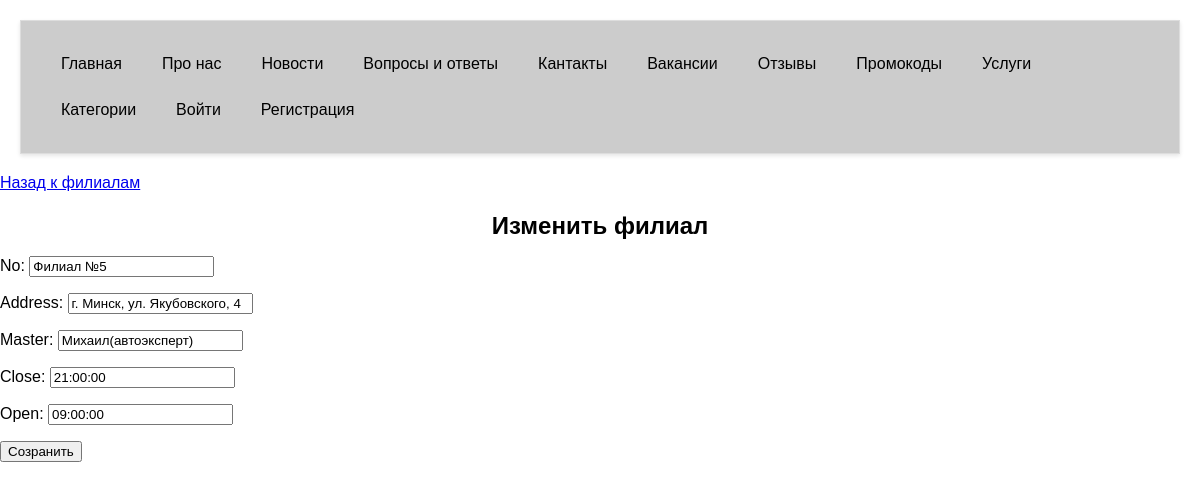
Page /departments/1/edit/ on the committed database.
### sto/models.py (models this page shows, shortened)
class Department(models.Model):
    no = models.CharField(max_length=255)
    address = models.CharField(max_length=255)
    master = models.CharField(max_length=255)
    open = models.TimeField(default='10:51:24.543425')
    close = models.TimeField(default='10:51:24.543425')

### sto/views.py (the view, shortened to what this page needs)
# urls.py: path('departments/<int:pk>/edit/',views.DepartmentUpdateView.as_view(), name='department_edit'),
class DepartmentUpdateView(View):
    def get(self, request, pk):
        department = get_object_or_404(Department, pk=pk)
        form = DepartmentForm(instance=department)
        return render(request, 'department_form.html', {'form': form, 'department': department})

### sto/views.py
class DepartmentForm(forms.ModelForm):
    class Meta:
        model = Department
        fields = ['no', 'address', 'master', 'close', 'open']

### sto/templates/department_form.html (shortened to what this page needs)
<!DOCTYPE html>
<html lang="ru">
<div class="navbar">
    <a href="{% url 'home' %}">Главная</a>
    <a href="{% url 'about' %}">Прo нас</a>
    <a href="{% url 'news' %}">Новости</a>
    <a href="{% url 'terms' %}">Вопросы и ответы</a>
    <a href="{% url 'contacts' %}">Кантакты</a>
    <a href="{% url 'vacancies' %}">Вакансии</a>
    <a href="{% url 'reviews' %}">Отзывы</a>
    <a href="{% url 'promocodes' %}">Промокоды</a>
    <a href="{% url 'cars' %}">Услуги</a>
    <a href="{% url 'catigories' %}">Категории</a>
    {% if user.is_authenticated %}
        {% if is_super %}
            <a href="{% url 'suppliers' %}">Поставщики</a>
            <a href="{% url 'departments' %}">Филиалы</a>
            <a href="{% url 'department_revenue_chart' %}">Графики выручки по филиалам</a>
            <a href="{% url 'pribor_stat' %}">Статистика по услугам</a>
            <a href="{% url 'clients' %}">Статистика клиентов</a>
            <a href="{% url 'sales' %}">Продаж</a>
            <a href="{% url 'logout' %}">Выйти</a>
        {% elif user.is_staff %}
            <a href="{% url 'suppliers' %}">Поставщики</a>
            <a href="{% url 'orders' %}">Заказы</a>
            <a href="{% url 'logout' %}">Выйти</a>
        {% else %}
            <a href="{% url 'departments' %}">Филиалы</a>
            <a href="{% url 'orders_list' user.id  %}">Мои заказы</a>
            <a href="{% url 'deteil_facts' %}">Факты</a>
            <a href="{% url 'logout' %}">Выйти</a>
        {% endif %}
    {% else %}
        <a href="{% url 'login' %}">Войти</a>
        <a href="{% url 'register' %}">Регистрация</a>
    {% endif %}
</div>
<head>
</head>
<body>
    <a href="{% url 'departments' %}">Назад к филиалам</a>
    <h1>{% if form.instance.pk %}Изменить филиал{% else %}Создать филиал{% endif %}</h1>
    <form method="post" enctype="multipart/form-data">
        {{ form.as_p }}
        <button type="submit">Созранить</button>
    </form>
</body>
</html>

### sto/templates/department_form.html (style rules this page uses)
body { font-family: Arial, sans-serif; margin: 0; padding: 0; }
.navbar { background-color: #333; background-color: #ccc; overflow: hidden; }
.navbar a { float: left; display: block; color: black; text-align: center; padding: 14px 20px; text-decoration: none; }
h1 { font-size: 24px; text-align: center; margin-top: 20px; }
div { margin: 20px; padding: 20px; background-color: #f9f9f9; border: 1px solid #ddd; box-shadow: 0 2px 4px rgba(0, 0, 0, 0.1); }

### rows in the picture
Department: no "Филиал №5", address "г. Минск, ул. Якубовского, 4", master "Михаил(автоэксперт)", close "21:00:00", open "09:00:00"
